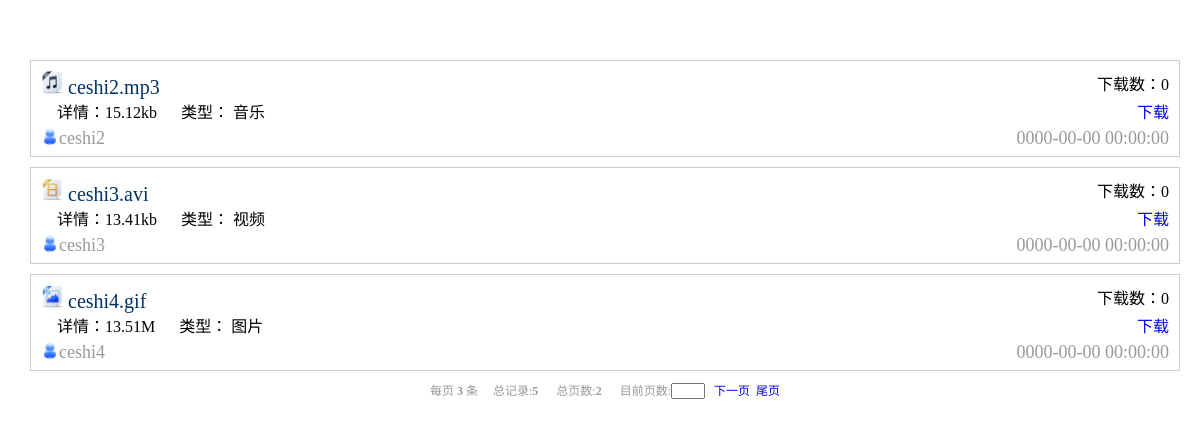
Screenshot of /rem/otherShare.php with the database file from the repository.
### tables this page shows
CREATE TABLE `file_inf` (
  `file_id` int(255) NOT NULL auto_increment,
  `md5file` varchar(255) NOT NULL,
  `file_name` varchar(255) NOT NULL,
  `type_id` varchar(255) NOT NULL,
  `upload_date` datetime NOT NULL,
  `share` enum('1','0') NOT NULL default '0',
  `download_count` smallint(50) NOT NULL default '0',
  `file_size` int(255) NOT NULL,
  `folder_id` int(255) NOT NULL default '0',
  `rem_name` varchar(50) NOT NULL,
  PRIMARY KEY  (`file_id`,`rem_name`)
);

CREATE TABLE `type` (
  `type_id` int(11) unsigned NOT NULL auto_increment,
  `type_name` varchar(20) NOT NULL,
  `type_inf` varchar(255) default NULL,
  PRIMARY KEY  (`type_id`)
);

### rem/otherShare.php (the view, shortened to what this page needs)
<!DOCTYPE html PUBLIC "-//W3C//DTD XHTML 1.0 Transitional//EN" "http://www.w3.org/TR/xhtml1/DTD/xhtml1-transitional.dtd">
<html xmlns="http://www.w3.org/1999/xhtml">
<head>
</head>
<body>
<?php
	$type_id=$_GET['type_id'];
	$remCheck=$_GET['shareid'];
	$pagesize = 3;
	$page=isset($_GET['page'])?intval($_GET['page']):1;
	$offset=($page-1)*$pagesize;
	if($remCheck == 0){
		if($type_id==''){
			$shareFlag=mysql_query("select * from file_inf where share=1 limit $offset,$pagesize");
			$share=mysql_fetch_assoc($shareFlag);
			$countFlag=mysql_query('select count(*) from file_inf where share=1');
			$count=mysql_fetch_array($countFlag);
			$countNum=$count[0];
		}else{
			$shareFlag=mysql_query("select * from file_inf where share=1 and type_id='$type_id' limit $offset,$pagesize");
			$share=mysql_fetch_assoc($shareFlag);
			$countFlag=mysql_query("select count(*) from file_inf where share=1 and type_id='$type_id'");
			$count=mysql_fetch_array($countFlag);
			$countNum=$count[0];
		}
	}
	if($countNum==0){
		echo "<div style='margin:40% 0 0 30%; font-size:36px; color:#ccc'>暂无分享</div>";
	}else{
	 	$pages=ceil($countNum/$pagesize);
		if($share){
			do{
?>
<div class="shareInf">
	<div class="topic">
    	<?php
			$style=explode(".","$share[file_name]");
			$style[1]=strtolower(end($style));
			$styleCase=(($style[1]=='jpg')||($style[1]=='jpeg')||($style[1]=='png')||($style[1]=='gif'))?'img':((($style[1]=='doc')||($style[1]=='docx')||($style[1]=='dot'))?'doc':((($style[1]=='ppt')||($style[1]=='pps')||($style[1]=='pptx'))?'ppt':(($style[1]=='txt')?'txt':((($style[1]=='avi')||($style[1]=='mpg')||($style[1]=='mpeg')||($style[1]=='mvb')||($style[1]=='flv')||($style[1]=='rmvb'))?'mv':(($style[1]=='pdf')?'pdf':((($style[1]=='rar')||($style[1]=='zip'))?'rar':((($style[1]=='xla')||($style[1]=='xlc')||($style[1]=='xlm')||($style[1]=='xls')||($style[1]=='xlt'))?'exel':((($style[1]=='wav')||($style[1]=='mp2')||($style[1]=='mp3'))?'music':'other'))))))));
			switch($styleCase)
			{
				case 'img':
					echo "<img src='../images/pic.png' width='23' />";
					break;
				case 'music':
					echo "<img src='../images/music.png' width='23'/>";
					break;
				case 'mv':
					echo "<img src='../images/mv.png' width='23'/>";
					break;
			}
		?>
    	<a href="file.php?id=<?php echo $share[file_id];?>" target="new"><?php echo $share[file_name];?></a>
        <span style="float:right;mergin-right:20px;">下载数：<?php echo $share[download_count];?></span>
    </div>
    <div class="size">
    	<span>详情：<?php
			if($share[file_size]>1000&&$share[file_size]<=1000000){
				echo sprintf("%.2f",$share[file_size]/1000).'kb';
			}elseif($share[file_size]<=1000){
				echo sprintf("%.2f",$share[file_size]).'b';
			}elseif($share[file_size]>1000000){
				echo sprintf("%.2f",$share[file_size]/1000000).'M';
			}
		?>
		</span>&nbsp;&nbsp;&nbsp;&nbsp;
        <span>类型：
			<?php
				$typeFlag=mysql_query("select type_name from type where type_id='$share[type_id]'");
				$type=mysql_fetch_array($typeFlag);
				echo $type[0];
        	?>
        </span>
        <span style="float:right;mergin-right:20px;"><a href="down.php?id=<?php echo $share[file_id];?>&share=0&delet=0&down=1">下载</a></span>
    </div>
    <div class="inf">
    	<span style="float:left"><img src="../images/icon1.png" width="18" height="18"  /></span>
        <span style="float:left" class="name"><a href="#"><?php echo $share[rem_name];?></a></span>
        <span style="float:right" class="time"><?php echo $share[upload_date];?></span>
    </div>
    <br />
</div>
<?php
			$share=mysql_fetch_assoc($shareFlag);
			}while($share);
		}
?>
	<form class="page" method="get" action="">
  		<div align="center" style="color:#999; font-size:12px;">
        	每页<strong> <?php echo $pagesize;?> </strong>条
        	总记录:<strong><?php echo $countNum;?></strong>
            总页数:<strong><?php echo $pages;?></strong>
        	目前页数:<input type="text" name="page" class="textpage" size="3"  style="height:12px;width:30px;" />
            <?php
				$next=$page+1;
				$last=$pages;
				if($type_id==''){
					if ($page < $pages){
						echo "<a href='otherShare.php?shareid=".$remCheck."&page=".$next."'>&nbsp;&nbsp;下一页</a>";
						echo "<a href='otherShare.php?shareid=".$remCheck."&page=".$last."'>&nbsp;&nbsp;尾页</a> ";
					}
				}
	 }
	 	?>
  		</div>
	</form>
</body>
</html>

### rem/otherShare.php (style rules this page uses)
* { margin:0;padding:0; }
a { text-decoration:none; }
body { margin:60px 20px 0 30px; }
.shareInf { border:#ccc solid 1px; padding:10px 10px 10px 10px; margin-bottom:10px; }
.topic a { font-family:'楷体'; font-size:20px; color:#036; }
.size { margin-left:1em; }
.inf { font-family:'楷体'; font-size:18px; color:#999; margin-top:5px; }
.inf a { color:#999; }

### rows the page displays
file_inf: file_name "ceshi2.mp3", download_count "0", $share[file_size]/1000 "15.12", type.type_name "音乐", rem_name "ceshi2", upload_date "0000-00-00 00:00:00"
file_inf: file_name "ceshi3.avi", download_count "0", $share[file_size]/1000 "13.41", type.type_name "视频", rem_name "ceshi3", upload_date "0000-00-00 00:00:00"
file_inf: file_name "ceshi4.gif", download_count "0", $share[file_size]/1000000 "13.51", type.type_name "图片", rem_name "ceshi4", upload_date "0000-00-00 00:00:00"

### other values shown
$pagesize "3"
$countNum "5"
$pages "2"
